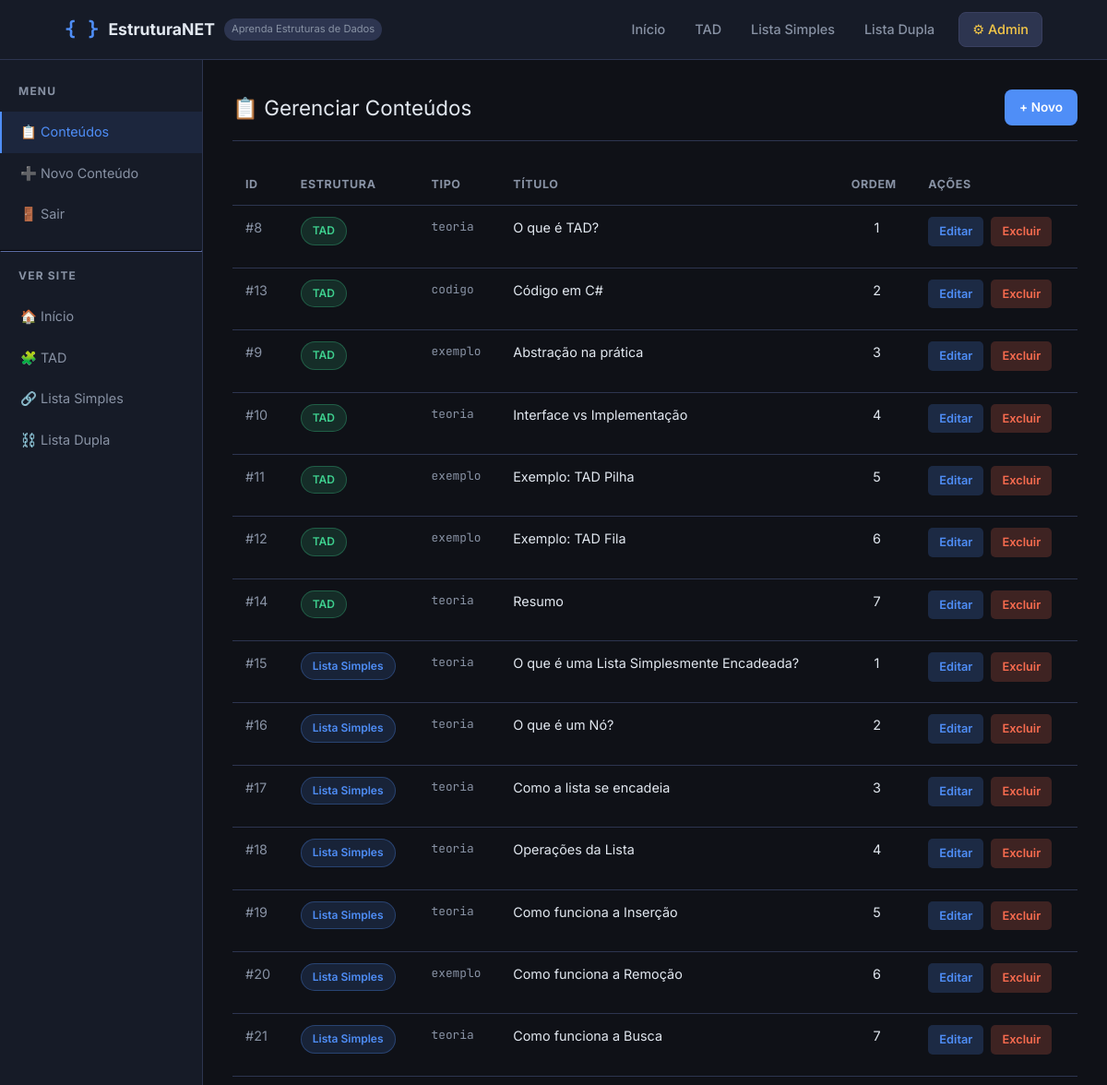
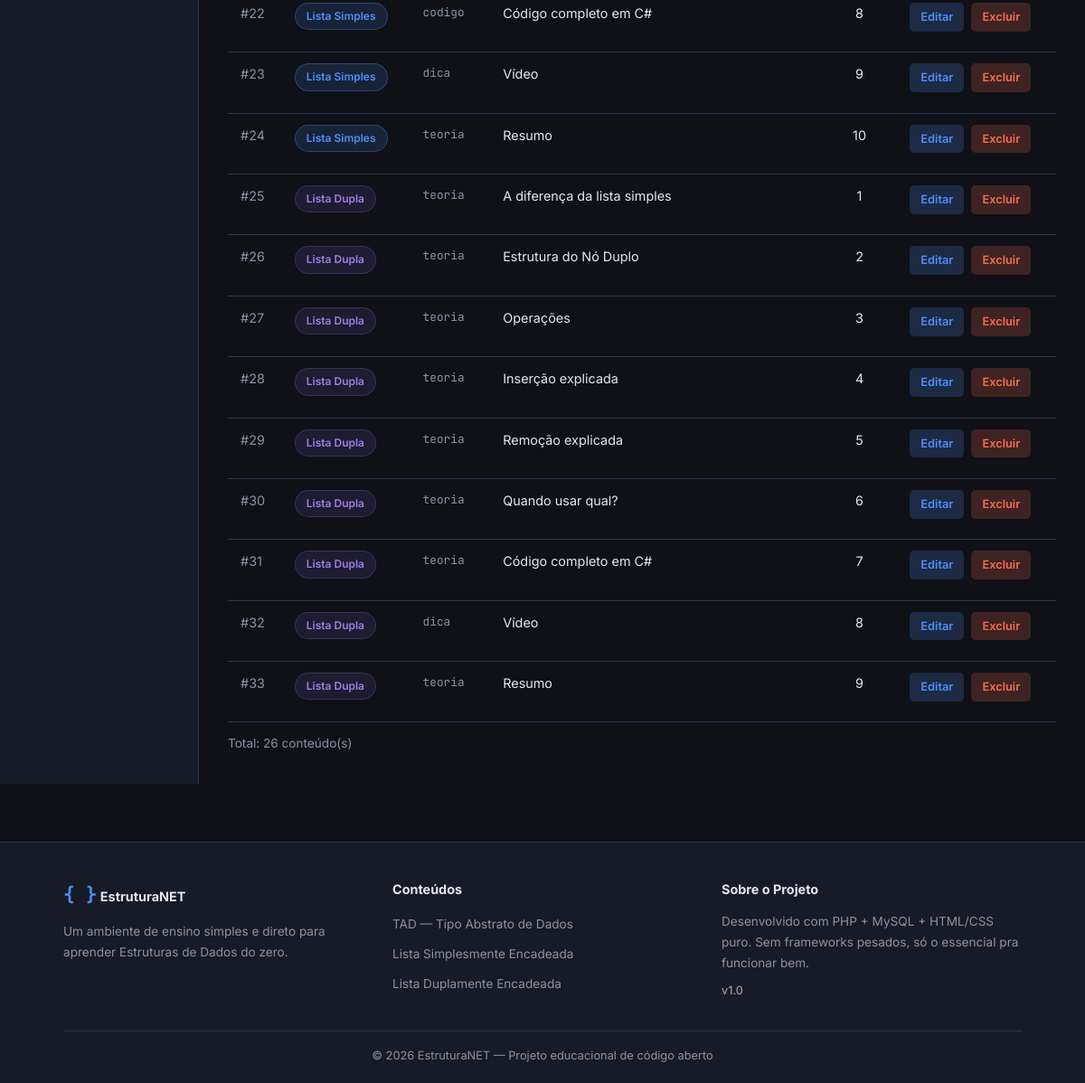
Screenshot of /admin/painel.php (signed in) with the database file from the repository (2 pictures, top to bottom).
### tables this page shows
CREATE TABLE `conteudos` (
  `id` int(11) NOT NULL,
  `estrutura` enum('tad','lista_simples','lista_dupla') NOT NULL COMMENT 'Qual estrutura esse conteúdo pertence',
  `tipo` enum('teoria','exemplo','codigo','dica','exercicio') NOT NULL DEFAULT 'teoria',
  `titulo` varchar(255) NOT NULL COMMENT 'Título do bloco de conteúdo',
  `conteudo` text NOT NULL COMMENT 'Corpo do conteúdo (HTML básico permitido)',
  `ordem` int(11) NOT NULL DEFAULT 10 COMMENT 'Ordem de exibição (menor = primeiro)',
  `ativo` tinyint(1) NOT NULL DEFAULT 1 COMMENT '1=ativo, 0=inativo',
  `criado_em` datetime NOT NULL DEFAULT current_timestamp(),
  `editado_em` datetime NOT NULL DEFAULT current_timestamp() ON UPDATE current_timestamp()
);

### admin/painel.php (the view, shortened to what this page needs)
<?php
$conexao = conectar();
$resultado = $conexao->query("SELECT * FROM conteudos ORDER BY estrutura, ordem ASC");
$conteudos = $resultado ? $resultado->fetch_all(MYSQLI_ASSOC) : [];
$basePath = '../';
require_once '../includes/header.php';
?>
<div class="admin-layout">
    <aside class="admin-sidebar">
        <h4>Menu</h4>
        <a href="painel.php" class="ativo">📋 Conteúdos</a>
        <a href="novo.php">➕ Novo Conteúdo</a>
        <a href="logout.php">🚪 Sair</a>
        <hr style="border-color:var(--cor-borda);margin:16px 0;">
        <h4>Ver Site</h4>
        <a href="../index.php" target="_blank">🏠 Início</a>
        <a href="../pages/tad.php" target="_blank">🧩 TAD</a>
        <a href="../pages/lista-simples.php" target="_blank">🔗 Lista Simples</a>
        <a href="../pages/lista-dupla.php" target="_blank">⛓️ Lista Dupla</a>
    </aside>
    <div class="admin-conteudo">
        <div class="admin-titulo">
            <span>📋 Gerenciar Conteúdos</span>
            <a href="novo.php" class="btn-primario" style="font-size:0.85rem;padding:8px 16px;">+ Novo</a>
        </div>
        <?php if (empty($conteudos)): ?>
            <div class="alerta alerta-info">
                📭 Nenhum conteúdo cadastrado ainda. <a href="novo.php">Criar o primeiro!</a>
            </div>
        <?php else: ?>
        <table class="tabela-admin">
            <thead>
                <tr>
                    <th>ID</th>
                    <th>Estrutura</th>
                    <th>Tipo</th>
                    <th>Título</th>
                    <th>Ordem</th>
                    <th>Ações</th>
                </tr>
            </thead>
            <tbody>
                <?php foreach ($conteudos as $item): ?>
                <tr>
                    <td style="color:var(--cor-texto-suave)">#<?= $item['id'] ?></td>
                    <td>
                        <?php
                        $badge = ['tad' => 'badge-verde', 'lista_simples' => 'badge-azul', 'lista_dupla' => 'badge-roxo'];
                        $label = ['tad' => 'TAD', 'lista_simples' => 'Lista Simples', 'lista_dupla' => 'Lista Dupla'];
                        $cls   = $badge[$item['estrutura']] ?? 'badge-azul';
                        $lbl   = $label[$item['estrutura']] ?? $item['estrutura'];
                        ?>
                        <span class="pagina-badge <?= $cls ?>" style="font-size:0.75rem;">
                            <?= $lbl ?>
                        </span>
                    </td>
                    <td style="font-family:var(--fonte-codigo);font-size:0.8rem;color:var(--cor-texto-suave)">
                        <?= htmlspecialchars($item['tipo']) ?>
                    </td>
                    <td><?= htmlspecialchars($item['titulo']) ?></td>
                    <td style="text-align:center"><?= $item['ordem'] ?></td>
                    <td>
                        <div class="acoes">
                            <a href="editar.php?id=<?= $item['id'] ?>" class="btn-editar">Editar</a>
                            <a href="excluir.php?id=<?= $item['id'] ?>"
                               class="btn-excluir btn-confirmar-excluir">Excluir</a>
                        </div>
                    </td>
                </tr>
                <?php endforeach; ?>
            </tbody>
        </table>
        <p style="margin-top:12px;font-size:0.85rem;color:var(--cor-texto-suave)">
            Total: <?= count($conteudos) ?> conteúdo(s)
        </p>
        <?php endif; ?>
    </div>
</div>
<?php require_once '../includes/footer.php'; ?>

### includes/header.php (shortened to what this page needs)
<!DOCTYPE html>
<html lang="pt-BR">
<head>
    <link rel="stylesheet" href="<?= $basePath ?? '../' ?>assets/css/estilo.css">
    <link rel="stylesheet" href="https://cdnjs.cloudflare.com/ajax/libs/highlight.js/11.9.0/styles/atom-one-dark.min.css">
</head>
<body>
<header class="cabecalho">
    <div class="container">
        <a href="<?= $basePath ?? '../' ?>index.php" class="logo">
            <span class="logo-icone">{ }</span>
            <span class="logo-texto"><?= SITE_NOME ?></span>
            <span class="logo-tag">Aprenda Estruturas de Dados</span>
        </a>
        <nav class="navegacao" id="navMenu">
            <a href="<?= $basePath ?? '../' ?>index.php" class="<?= basename($_SERVER['PHP_SELF']) === 'index.php' ? 'ativo' : '' ?>">Início</a>
            <a href="<?= $basePath ?? '../' ?>pages/tad.php" class="<?= basename($_SERVER['PHP_SELF']) === 'tad.php' ? 'ativo' : '' ?>">TAD</a>
            <a href="<?= $basePath ?? '../' ?>pages/lista-simples.php" class="<?= basename($_SERVER['PHP_SELF']) === 'lista-simples.php' ? 'ativo' : '' ?>">Lista Simples</a>
            <a href="<?= $basePath ?? '../' ?>pages/lista-dupla.php" class="<?= basename($_SERVER['PHP_SELF']) === 'lista-dupla.php' ? 'ativo' : '' ?>">Lista Dupla</a>
            <a href="<?= $basePath ?? '../' ?>admin/login.php" class="btn-admin">⚙ Admin</a>
        </nav>
    </div>
</header>
<main class="conteudo-principal">

### includes/footer.php (shortened to what this page needs)
</main>
<footer class="rodape">
    <div class="container">
        <div class="rodape-grid">
            <div>
                <h4><span class="logo-icone">{ }</span> <?= SITE_NOME ?></h4>
                <p>Um ambiente de ensino simples e direto para aprender Estruturas de Dados do zero.</p>
            </div>
            <div>
                <h4>Conteúdos</h4>
                <ul>
                    <li><a href="<?= $basePath ?? '../' ?>pages/tad.php">TAD — Tipo Abstrato de Dados</a></li>
                    <li><a href="<?= $basePath ?? '../' ?>pages/lista-simples.php">Lista Simplesmente Encadeada</a></li>
                    <li><a href="<?= $basePath ?? '../' ?>pages/lista-dupla.php">Lista Duplamente Encadeada</a></li>
                </ul>
            </div>
            <div>
                <h4>Sobre o Projeto</h4>
                <p>Desenvolvido com PHP + MySQL + HTML/CSS puro. Sem frameworks pesados, só o essencial pra funcionar bem.</p>
                <p style="margin-top:8px;font-size:0.8rem;color:#aaa;">v<?= SITE_VERSAO ?></p>
            </div>
        </div>
        <div class="rodape-base">
            <p>&copy; <?= date('Y') ?> <?= SITE_NOME ?> — Projeto educacional de código aberto</p>
        </div>
    </div>
</footer>
</body>
</html>

### rows the page displays
conteudos: id "8", estrutura "TAD", tipo "teoria", titulo "O que é TAD?", ordem "1"
conteudos: id "13", estrutura "TAD", tipo "codigo", titulo "Código em C#", ordem "2"
conteudos: id "9", estrutura "TAD", tipo "exemplo", titulo "Abstração na prática", ordem "3"
conteudos: id "10", estrutura "TAD", tipo "teoria", titulo "Interface vs Implementação", ordem "4"
conteudos: id "11", estrutura "TAD", tipo "exemplo", titulo "Exemplo: TAD Pilha", ordem "5"
conteudos: id "12", estrutura "TAD", tipo "exemplo", titulo "Exemplo: TAD Fila", ordem "6"
conteudos: id "14", estrutura "TAD", tipo "teoria", titulo "Resumo", ordem "7"
conteudos: id "15", estrutura "Lista Simples", tipo "teoria", titulo "O que é uma Lista Simplesmente Encadeada?", ordem "1"
conteudos: id "16", estrutura "Lista Simples", tipo "teoria", titulo "O que é um Nó?", ordem "2"
conteudos: id "17", estrutura "Lista Simples", tipo "teoria", titulo "Como a lista se encadeia", ordem "3"
conteudos: id "18", estrutura "Lista Simples", tipo "teoria", titulo "Operações da Lista", ordem "4"
conteudos: id "19", estrutura "Lista Simples", tipo "teoria", titulo "Como funciona a Inserção", ordem "5"
conteudos: id "20", estrutura "Lista Simples", tipo "exemplo", titulo "Como funciona a Remoção", ordem "6"
conteudos: id "21", estrutura "Lista Simples", tipo "teoria", titulo "Como funciona a Busca", ordem "7"
conteudos: id "22", estrutura "Lista Simples", tipo "codigo", titulo "Código completo em C#", ordem "8"
conteudos: id "23", estrutura "Lista Simples", tipo "dica", titulo "Vídeo", ordem "9"
conteudos: id "24", estrutura "Lista Simples", tipo "teoria", titulo "Resumo", ordem "10"
conteudos: id "25", estrutura "Lista Dupla", tipo "teoria", titulo "A diferença da lista simples", ordem "1"
conteudos: id "26", estrutura "Lista Dupla", tipo "teoria", titulo "Estrutura do Nó Duplo", ordem "2"
conteudos: id "27", estrutura "Lista Dupla", tipo "teoria", titulo "Operações", ordem "3"
conteudos: id "28", estrutura "Lista Dupla", tipo "teoria", titulo "Inserção explicada", ordem "4"
conteudos: id "29", estrutura "Lista Dupla", tipo "teoria", titulo "Remoção explicada", ordem "5"
conteudos: id "30", estrutura "Lista Dupla", tipo "teoria", titulo "Quando usar qual?", ordem "6"
conteudos: id "31", estrutura "Lista Dupla", tipo "teoria", titulo "Código completo em C#", ordem "7"
conteudos: id "32", estrutura "Lista Dupla", tipo "dica", titulo "Vídeo", ordem "8"
conteudos: id "33", estrutura "Lista Dupla", tipo "teoria", titulo "Resumo", ordem "9"

### other values shown
SITE_NOME "EstruturaNET"
count($conteudos) "26"
SITE_VERSAO "1.0"
